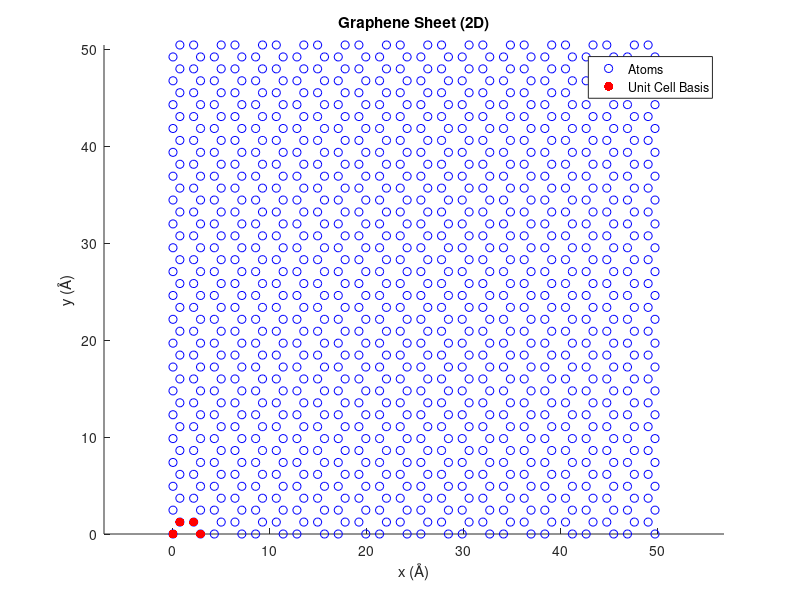

Source code (MATLAB):
a  = 1.42;        % lattice param (Å)
nx = 12;          
ny = round(sqrt(3) * nx);  % adjust ny ~ 17 for a square sheet

filename = 'graphene.dat';
writeresults = true;
showresults = true;

% Unit Cell Dimensions:
A = 3 * a;
B = sqrt(3) * a;

% Coordinates of the 4 atoms in the unit cell:
base = [ 0.0,   0.0, 0.0;
         a/2,   B/2, 0.0;
         A/2,   B/2, 0.0;
         2*a,   0.0, 0.0 ];

N = size(base,1) * nx * ny; % Total number of atoms

% Calculate the coordinates of the atoms in the layer:
coords = zeros(N, 3); 
id = 0;
for ix = 0:(nx-1)
    for iy = 0:(ny-1)
        for iatom = 1:size(base,1)
            id = id + 1;
            coords(id,:) = base(iatom,:) + [ix * A, iy * B, 0];
        end
    end
end

if showresults
    figure;
    hold on;
    plot(coords(:,1), coords(:,2), 'ob', 'MarkerSize', 6, 'DisplayName', 'Atoms');
    plot(base(:,1), base(:,2), '.r', 'MarkerSize', 20, 'DisplayName', 'Unit Cell Basis');
    axis equal;
    xlabel('x (Å)');
    ylabel('y (Å)');
    title('Graphene Sheet (2D)');
    legend show;
    hold off;
end

if writeresults
    fid = fopen(filename, 'w');
    fprintf(fid, 'Graphene sheet a=%g\n', a);
    fprintf(fid, '%g atoms\n\n', N);
    fprintf(fid, '1 atom types\n\n');
    
    % Write the simulation box dimensions.
    fprintf(fid, '0 %g xlo xhi\n', A * nx);
    fprintf(fid, '0 %g ylo yhi\n', B * ny);
    fprintf(fid, '-10 10 zlo zhi\n\n');
    
    fprintf(fid, 'Masses\n\n');
    fprintf(fid, '1 12.0107\n\n');

    fprintf(fid, 'Atoms\n\n');
    for i = 1:N
        fprintf(fid, '%g 1 %g %g %g\n', i, coords(i,1), coords(i,2), coords(i,3));
    end
    
    fclose(fid);
    fprintf('Graphene supercell with %g atoms written to %s\n', N, filename);
end